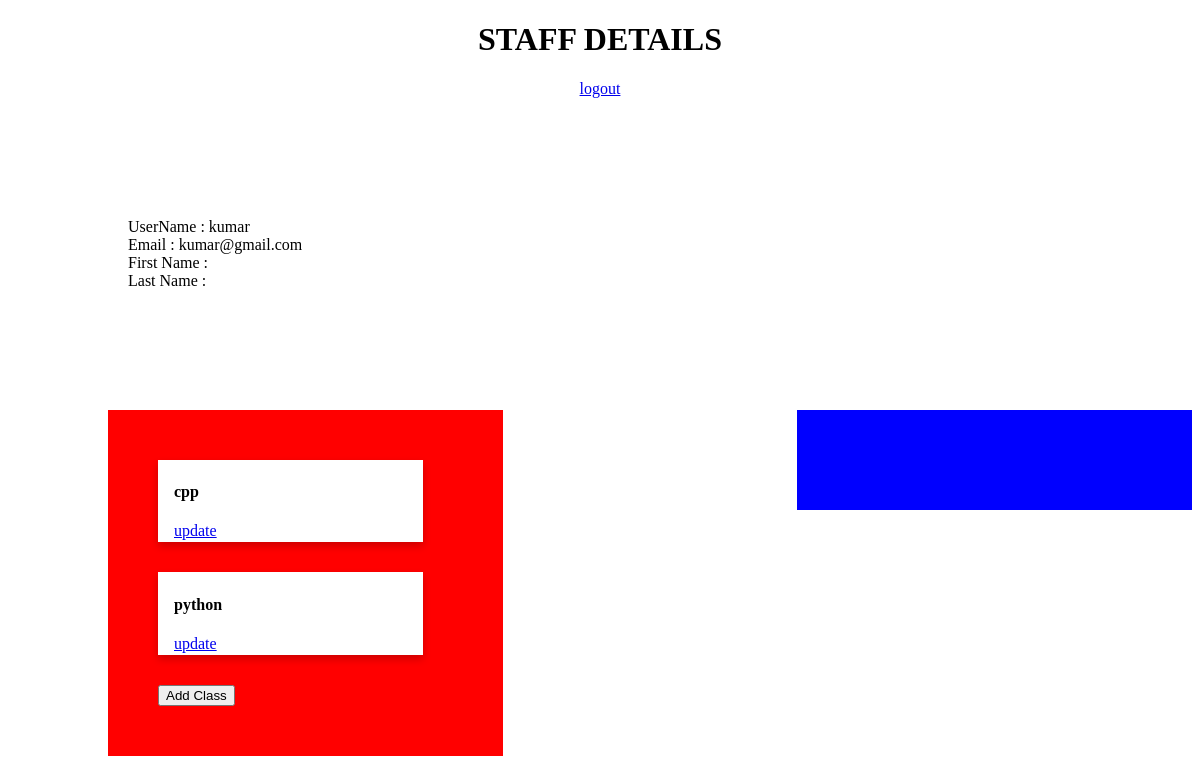
/profile (signed in), run on the app's committed database.
### main/models.py (models this page shows, shortened)
class User(AbstractUser):
    pass

class Class(models.Model):
    classname = models.CharField(max_length=15,unique=True)
    description = models.TextField()
    owner = models.ForeignKey(User,related_name="owner",on_delete = models.CASCADE)
    user = models.ManyToManyField(User,null=True,blank=True)

### main/staffview.py (the view)
# urls.py: path('profile',staffview.Profile),
@login_required()
def Profile(request):
    user = User.objects.get(email=request.user.email)
    classes = Class.objects.filter(user__exact= user)
    return render(request,'main/profile.html',{ 'user' : user , 'classes' : classes })

### main/templates/main/profile.html (shortened to what this page needs)
<!DOCTYPE html>
<html lang="en">
<head>
   <body >
    {% if user.is_staff %}
    <center><h1>   STAFF DETAILS      </h1>
    <a href="{% url 'account_logout' %}" > logout </a>
    </center>
    {% else %}
    <center><h1>   STUDENT DETAILS      </h1>
    <a href="{% url 'account_logout' %}" > logout </a>
    </center>
    {% endif %}
    <div id="details" style="margin:120px">
    UserName : {{ user.username }}
    <br>
    Email : {{ user.email }}
    <br>
   First Name : {{ user.first_name }}
    <br>
    Last Name : {{ user.last_name }}
    </div>
    <div id="container">
        <div class="box" id="students" >
        </div>
        <div class="box" id="classes" >
            {% if classes.count > 0 %}
            {% for classs in classes.all %}
            <div class="card" onclick=" showstudents('{{ classs.pk }}')  " >
             <div class="container">
                <h4><b>{{classs.classname}}</b></h4>
                <a href=" {% url  'updateclass' classs.pk  %} " target="_blank">update</a>
                </div>
             </div>
            {% endfor %}
            {% else %}
            Start by adding classes ...
            {% endif %}
                {% if user.is_staff %}
                <a href=" {% url  'createclass'  %} "><button class="btn btn-primary">  Add Class </button> </a>
            {% else %}
              <a><button class="btn btn-primary">  Join Class </button> </a>
            {% endif %}
        </div>
    </div>
</body>
</html>

### main/templates/main/profile.html (style rules this page uses)
#classes { margin-left:100px; background-color: red; }
#students { float:right; background-color: blue; }
#container { background-color: red; }
* { box-sizing: border-box; }
.box { float: left; width: 33.33%; padding: 50px; }
.card { box-shadow: 0 4px 8px 0 rgba(0,0.8,0,0.2); transition: 0.5s; width: 90%; margin-bottom : 30px ; background-color : white; }
.container { padding: 2px 16px; }

### data on the page
User: username "kumar", email "kumar@gmail.com"
Class: classname "cpp"
Class: classname "python"
